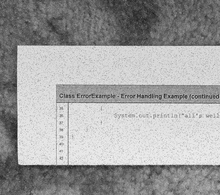
%> input picture MedianFilter/salt-pep.png, 220 x 195 px, shrunk from 900 x 796 before the run
$ octave medianfilter.m   (GNU Octave 9; MATLAB toolbox functions it lacks are replaced by stand-ins)
%> lines starting %> are read from the running program, lines starting %| are printed output that depends on the picture
%> further down, I is the input picture: size 195x220 uint8; min 27, max 250, mean 160.6
### MedianFilter/zeropadding.m
function A = zeropadding(f,wi)
%> called with wi = 3
[r, c] = size(f);
%> r = 195; c = 220
A = zeros(r + floor(wi/2)*2, c + floor(wi/2)*2);
for x = floor(wi/2)+1 : r + 1
    for y = floor(wi/2)+1 : c + 1
        A(x,y) = f(x - 1, y - 1);
    end
end
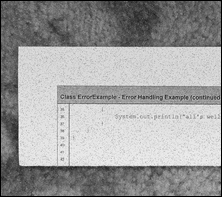
%> A: size 197x222 double; min 0, max 250, mean 157.5

### MedianFilter/medianfilter.m
clear; clc;
I = imread('salt-pep.png');
win = 3; %change this variable to change window size
Rep = zeropadding(I, win);
array = zeros(1,win*win);
[r,c] = size(I);
%> r = 195; c = 220
B = zeros(r, c);
for x = 1 : r
    for y = 1 : c
        for i = 1 : win
            for j = 1 : win
                %q = x - 1;     w = y -1;
                array((i - 1) * win + j) = Rep(i+x-1, j+y-1);
            end
        end
        B(x, y) = findmedian(array);
    end
end
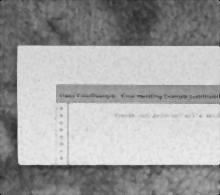
%> B: size 195x220 double; min 0, max 234, mean 161.3
%> after the loop, array = [126 99 0 130 118 0 0 0 0]
figure; imshow(I);
figure; imshow(uint8(B));

d=[];
w=[];
%> (the run ends here)
